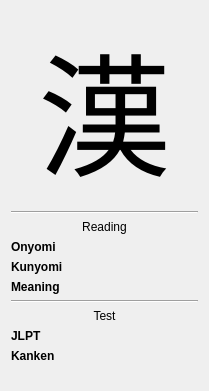
<?xml version="1.0" encoding="UTF-8"?>
<ui version="4.0">
 <class>KanjiViewer</class>
 <widget class="QWidget" name="KanjiViewer">
  <property name="geometry">
   <rect>
    <x>0</x>
    <y>0</y>
    <width>209</width>
    <height>391</height>
   </rect>
  </property>
  <property name="windowTitle">
   <string>Form</string>
  </property>
  <layout class="QVBoxLayout" name="verticalLayout">
   <item>
    <widget class="QLabel" name="kanji">
     <property name="font">
      <font>
       <pointsize>100</pointsize>
       <kerning>true</kerning>
      </font>
     </property>
     <property name="text">
      <string notr="true">漢</string>
     </property>
     <property name="alignment">
      <set>Qt::AlignCenter</set>
     </property>
     <property name="wordWrap">
      <bool>false</bool>
     </property>
    </widget>
   </item>
   <item>
    <widget class="Line" name="line">
     <property name="orientation">
      <enum>Qt::Horizontal</enum>
     </property>
    </widget>
   </item>
   <item>
    <widget class="QLabel" name="label_8">
     <property name="sizePolicy">
      <sizepolicy hsizetype="Preferred" vsizetype="Maximum">
       <horstretch>0</horstretch>
       <verstretch>0</verstretch>
      </sizepolicy>
     </property>
     <property name="text">
      <string>Reading</string>
     </property>
     <property name="alignment">
      <set>Qt::AlignCenter</set>
     </property>
    </widget>
   </item>
   <item>
    <layout class="QFormLayout" name="formLayout">
     <item row="0" column="0">
      <widget class="QLabel" name="label_2">
       <property name="font">
        <font>
         <weight>75</weight>
         <bold>true</bold>
        </font>
       </property>
       <property name="text">
        <string>Onyomi</string>
       </property>
      </widget>
     </item>
     <item row="0" column="1">
      <widget class="QLabel" name="onyomiLabel">
       <property name="text">
        <string notr="true">&lt;Waiting for update&gt;</string>
       </property>
      </widget>
     </item>
     <item row="1" column="0">
      <widget class="QLabel" name="label_4">
       <property name="font">
        <font>
         <weight>75</weight>
         <bold>true</bold>
        </font>
       </property>
       <property name="text">
        <string>Kunyomi</string>
       </property>
      </widget>
     </item>
     <item row="1" column="1">
      <widget class="QLabel" name="kunyomiLabel">
       <property name="text">
        <string notr="true">&lt;Waiting for update&gt;</string>
       </property>
      </widget>
     </item>
     <item row="2" column="0">
      <widget class="QLabel" name="label_6">
       <property name="font">
        <font>
         <weight>75</weight>
         <bold>true</bold>
        </font>
       </property>
       <property name="text">
        <string>Meaning</string>
       </property>
      </widget>
     </item>
     <item row="2" column="1">
      <widget class="QLabel" name="meaningLabel">
       <property name="text">
        <string notr="true">&lt;Waiting for update&gt;</string>
       </property>
      </widget>
     </item>
    </layout>
   </item>
   <item>
    <widget class="Line" name="line_2">
     <property name="orientation">
      <enum>Qt::Horizontal</enum>
     </property>
    </widget>
   </item>
   <item>
    <widget class="QLabel" name="label_9">
     <property name="sizePolicy">
      <sizepolicy hsizetype="Preferred" vsizetype="Maximum">
       <horstretch>0</horstretch>
       <verstretch>0</verstretch>
      </sizepolicy>
     </property>
     <property name="text">
      <string>Test</string>
     </property>
     <property name="alignment">
      <set>Qt::AlignCenter</set>
     </property>
    </widget>
   </item>
   <item>
    <layout class="QFormLayout" name="formLayout_2">
     <item row="0" column="0">
      <widget class="QLabel" name="label_10">
       <property name="font">
        <font>
         <weight>75</weight>
         <bold>true</bold>
        </font>
       </property>
       <property name="text">
        <string>JLPT</string>
       </property>
      </widget>
     </item>
     <item row="0" column="1">
      <widget class="QLabel" name="jlptLabel">
       <property name="text">
        <string notr="true">&lt;Waiting for update&gt;</string>
       </property>
      </widget>
     </item>
     <item row="1" column="0">
      <widget class="QLabel" name="label_12">
       <property name="font">
        <font>
         <weight>75</weight>
         <bold>true</bold>
        </font>
       </property>
       <property name="text">
        <string>Kanken</string>
       </property>
      </widget>
     </item>
     <item row="1" column="1">
      <widget class="QLabel" name="kankenLabel">
       <property name="text">
        <string notr="true">&lt;Waiting for update&gt;</string>
       </property>
      </widget>
     </item>
    </layout>
   </item>
  </layout>
 </widget>
 <resources/>
 <connections/>
</ui>
